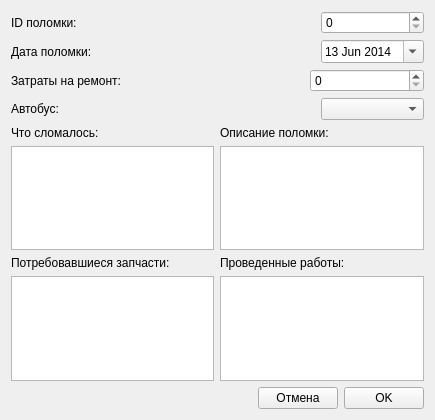
<?xml version="1.0" encoding="UTF-8"?>
<ui version="4.0">
 <class>EditBreak_Form</class>
 <widget class="QWidget" name="EditBreak_Form">
  <property name="geometry">
   <rect>
    <x>0</x>
    <y>0</y>
    <width>435</width>
    <height>420</height>
   </rect>
  </property>
  <property name="windowTitle">
   <string>Form</string>
  </property>
  <property name="windowIcon">
   <iconset>
    <normaloff>../icons/1403292157_Edit.png</normaloff>../icons/1403292157_Edit.png</iconset>
  </property>
  <layout class="QVBoxLayout" name="verticalLayout_5">
   <item>
    <layout class="QHBoxLayout" name="horizontalLayout_3">
     <item>
      <widget class="QLabel" name="label">
       <property name="text">
        <string>ID поломки:</string>
       </property>
      </widget>
     </item>
     <item>
      <spacer name="horizontalSpacer">
       <property name="orientation">
        <enum>Qt::Horizontal</enum>
       </property>
       <property name="sizeType">
        <enum>QSizePolicy::Fixed</enum>
       </property>
       <property name="sizeHint" stdset="0">
        <size>
         <width>200</width>
         <height>20</height>
        </size>
       </property>
      </spacer>
     </item>
     <item>
      <widget class="QSpinBox" name="idSpinBox">
       <property name="enabled">
        <bool>true</bool>
       </property>
       <property name="maximum">
        <number>1000</number>
       </property>
      </widget>
     </item>
    </layout>
   </item>
   <item>
    <layout class="QHBoxLayout" name="horizontalLayout_2">
     <item>
      <widget class="QLabel" name="label_2">
       <property name="text">
        <string>Дата поломки:</string>
       </property>
      </widget>
     </item>
     <item>
      <spacer name="horizontalSpacer_2">
       <property name="orientation">
        <enum>Qt::Horizontal</enum>
       </property>
       <property name="sizeType">
        <enum>QSizePolicy::Fixed</enum>
       </property>
       <property name="sizeHint" stdset="0">
        <size>
         <width>200</width>
         <height>20</height>
        </size>
       </property>
      </spacer>
     </item>
     <item>
      <widget class="QDateEdit" name="dateEdit">
       <property name="date">
        <date>
         <year>2014</year>
         <month>6</month>
         <day>13</day>
        </date>
       </property>
       <property name="calendarPopup">
        <bool>true</bool>
       </property>
      </widget>
     </item>
    </layout>
   </item>
   <item>
    <layout class="QHBoxLayout" name="horizontalLayout">
     <item>
      <widget class="QLabel" name="label_3">
       <property name="text">
        <string>Затраты на ремонт:</string>
       </property>
      </widget>
     </item>
     <item>
      <spacer name="horizontalSpacer_3">
       <property name="orientation">
        <enum>Qt::Horizontal</enum>
       </property>
       <property name="sizeType">
        <enum>QSizePolicy::Fixed</enum>
       </property>
       <property name="sizeHint" stdset="0">
        <size>
         <width>178</width>
         <height>20</height>
        </size>
       </property>
      </spacer>
     </item>
     <item>
      <widget class="QSpinBox" name="costsSpinBox">
       <property name="maximum">
        <number>1000000</number>
       </property>
      </widget>
     </item>
    </layout>
   </item>
   <item>
    <layout class="QHBoxLayout" name="horizontalLayout_5">
     <item>
      <widget class="QLabel" name="label_8">
       <property name="text">
        <string>Автобус:</string>
       </property>
      </widget>
     </item>
     <item>
      <spacer name="horizontalSpacer_5">
       <property name="orientation">
        <enum>Qt::Horizontal</enum>
       </property>
       <property name="sizeType">
        <enum>QSizePolicy::Fixed</enum>
       </property>
       <property name="sizeHint" stdset="0">
        <size>
         <width>200</width>
         <height>20</height>
        </size>
       </property>
      </spacer>
     </item>
     <item>
      <widget class="QComboBox" name="busComboBox"/>
     </item>
    </layout>
   </item>
   <item>
    <layout class="QGridLayout" name="gridLayout">
     <item row="0" column="0">
      <layout class="QVBoxLayout" name="verticalLayout">
       <item>
        <widget class="QLabel" name="label_4">
         <property name="text">
          <string>Что сломалось:</string>
         </property>
        </widget>
       </item>
       <item>
        <widget class="QTextEdit" name="breaksWhatTextEdit"/>
       </item>
      </layout>
     </item>
     <item row="0" column="1">
      <layout class="QVBoxLayout" name="verticalLayout_3">
       <item>
        <widget class="QLabel" name="label_5">
         <property name="text">
          <string>Описание поломки:</string>
         </property>
        </widget>
       </item>
       <item>
        <widget class="QTextEdit" name="descriptionTextEdit"/>
       </item>
      </layout>
     </item>
     <item row="1" column="0">
      <layout class="QVBoxLayout" name="verticalLayout_2">
       <item>
        <widget class="QLabel" name="label_6">
         <property name="text">
          <string>Потребовавшиеся запчасти:</string>
         </property>
        </widget>
       </item>
       <item>
        <widget class="QTextEdit" name="sparePartsTextEdit"/>
       </item>
      </layout>
     </item>
     <item row="1" column="1">
      <layout class="QVBoxLayout" name="verticalLayout_4">
       <item>
        <widget class="QLabel" name="label_7">
         <property name="text">
          <string>Проведенные работы:</string>
         </property>
        </widget>
       </item>
       <item>
        <widget class="QTextEdit" name="worksTextEdit"/>
       </item>
      </layout>
     </item>
    </layout>
   </item>
   <item>
    <layout class="QHBoxLayout" name="horizontalLayout_4">
     <item>
      <spacer name="horizontalSpacer_4">
       <property name="orientation">
        <enum>Qt::Horizontal</enum>
       </property>
       <property name="sizeHint" stdset="0">
        <size>
         <width>40</width>
         <height>20</height>
        </size>
       </property>
      </spacer>
     </item>
     <item>
      <widget class="QPushButton" name="cancelPushButton">
       <property name="text">
        <string>Отмена</string>
       </property>
       <property name="icon">
        <iconset>
         <normaloff>../icons/1403362143_Cancel.png</normaloff>../icons/1403362143_Cancel.png</iconset>
       </property>
      </widget>
     </item>
     <item>
      <widget class="QPushButton" name="okPushButton">
       <property name="text">
        <string>OK</string>
       </property>
       <property name="icon">
        <iconset>
         <normaloff>../icons/1403362089_Check.png</normaloff>../icons/1403362089_Check.png</iconset>
       </property>
      </widget>
     </item>
    </layout>
   </item>
  </layout>
 </widget>
 <resources/>
 <connections/>
</ui>
